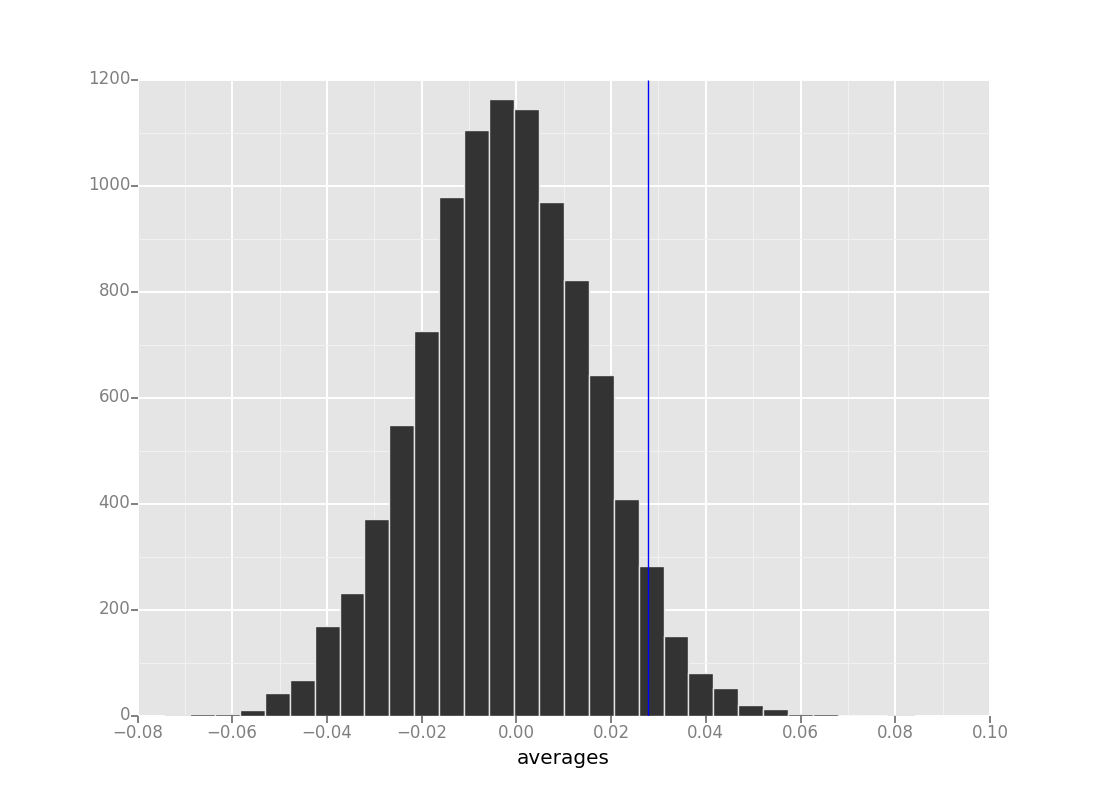

Python code for this plot:
import pandas as pd
import numpy as np
import random
from ggplot import *

df = pd.read_csv('c:\\users\\bonnie\\desktop\\mark_work\\nanodegree\\intro_to_data_science\\baseball_data\\baseball_data.csv')

df_L = df[ df['handedness'] == 'L' ]
df_R = df[ df['handedness'] == 'R' ]
df_L_avg = df_L['avg']
df_R_avg = df_R['avg']

L_avg = np.mean(df_L_avg)
R_avg = np.mean(df_R_avg)

df_L_R = df_L.add(df_R)

delta_avg = L_avg - R_avg

lst_of_averages = []

for i in range(10000):

    rows_L = random.sample(df_L_avg.index, 150)
    df_L_avg_sample = df_L_avg.ix[rows_L]
    df_L_avg_sample = df_L_avg_sample.reset_index()
    
    df_L_avg_remainder = df_L_avg.drop(rows_L)
    df_L_avg_remainder = df_L_avg_remainder.reset_index()
    
    rows_R = random.sample(df_R_avg.index, 150)
    df_R_avg_sample = df_R_avg.ix[rows_R]
    df_R_avg_sample = df_R_avg_sample.reset_index()
    df_R_avg_remainder = df_R_avg.drop(rows_R)
    df_R_avg_remainder = df_R_avg_remainder.reset_index()
    
    dfL = df_L_avg_remainder.add(df_R_avg_sample)
    dfR = df_R_avg_remainder.add(df_L_avg_sample)
    new_L_avg = np.mean(dfL['avg']) 
    new_R_avg = np.mean(dfR['avg'])
    new_delta_avg = new_L_avg - new_R_avg
    
    lst_of_averages.append(new_delta_avg)

averages = pd.DataFrame(lst_of_averages, columns=['averages'])
print ggplot(aes(x='averages'), data=averages) + geom_histogram() + geom_vline(xintercept = delta_avg, color=
'blue')
